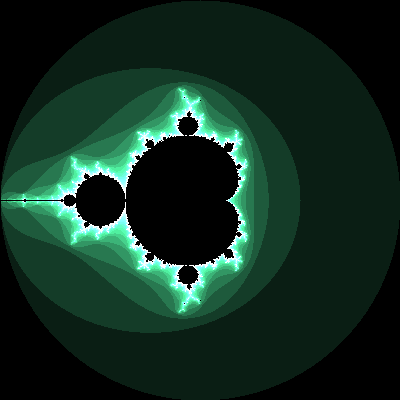

Recreate this plot in Python.

from PIL import Image
import time
import numpy as np
 

fileNam1="contest_image"
win_fram1=400
xmin=-2; xmax=2
ymin=-2; ymax=2
N=255

def mandelbrot_one(xmin,xmax,ymin, ymax, fileNam, win_frame):
    
    begin = time.time()
    
    fileNam1=fileNam
    win_fram=400 
    scaling=win_fram1/4
    array = np.zeros((win_fram1,win_fram1)) #intialize array with 0 values
    
    pic=Image.new('RGB',(400,400),(0,0,0))

    for xi in range(0,win_fram1):
        x=( xi /scaling) - ((win_fram1/2)/scaling)  #the scaled y coordinate is computed
        for yi in range(0,win_fram1):
            counting=0    # counting is resetted for every loop
            y=(yi/scaling) - ((win_fram1/2)/scaling) # based on the scaling get the x axis value
            c=complex(x,y)    #get the constant c 

            if x < xmin or x > xmax or y < ymin or y > ymax:
               continue 
            z = complex(0.0,0.0) 

            while counting < N:  
                z=z*z+c
                if abs(z) > 2.0: # condition if it is out of boundry radius 2
                    break
                counting+=1  # counting the number of iterations it took to go out of radius 2 or the max 255
            array[yi][xi]=counting  
            if counting==255:
                pic.putpixel((xi,yi),(0,0,0))
            
            elif counting != 255:
                pic.putpixel((xi,yi),(counting*10,counting*30,counting*20)) 
                
       
    pic.save(fileNam+".png") # picture is saved as fileName.png
    pic.show()   
    
    end = time.time()
    time_ellapsed = (end - begin)
    
    print ("Time ellapsed: ")
    print (time_ellapsed)
        
if __name__ == "__main__":
    mandelbrot_one(xmin,xmax,ymin, ymax, fileNam1, win_fram1)
    
    
